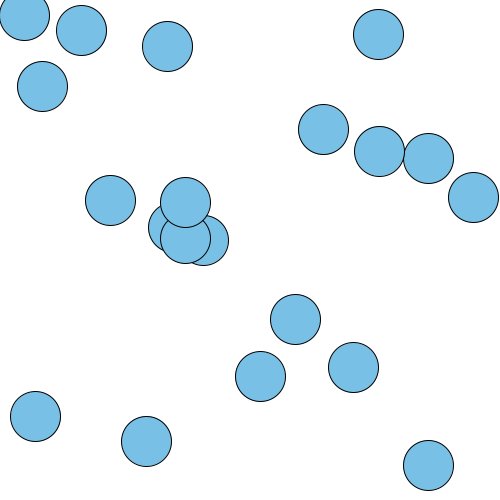
Frame 1 (no input)
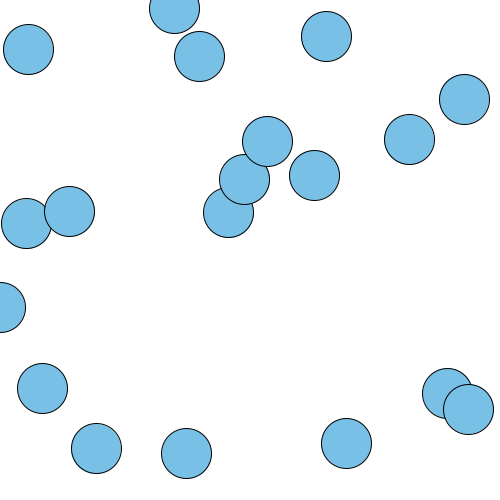
Frame 60 (the mouse pressed at the canvas centre just before this capture)
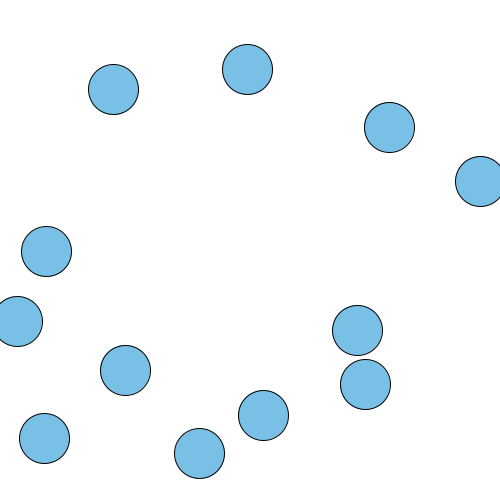
Frame 120 (the mouse held since frame 60 and released just before this capture)

The Processing sketch that drew these frames (run headless with seeded random() and noise(); from frame 60 on, the mouse is pressed at the canvas centre):

// Processing sketch: sketch_08160830_1122_alotof_balls_around
// ── sketch_08160830_1122_alotof_balls_around.pde
class Ball{
 float x,y,vx,vy;
 boolean dead;
 Ball(){//建構同名的東西
 x= random(500);
 y= random(500);
 vx= random(-4,4);
 vy= random(-4,4);
 dead = false;
}
void draw(){
  if (dead==true)return;
  fill(#78C0E5);
  ellipse(x,y,50,50);
 if(dist(mouseX,mouseY,x,y)<50){
   dead=true;
 }
 x= x+vx;
 y=y+vy;
 vy+=0.98;//重力加速度
 
 if(y>500||y<0)vy=-vy;
 if(x>500||x<0)vx=-vx;
}
}
Ball []balls;
void setup(){
  size(500,500);
  balls =new Ball[20];
  for(int i=0;i<20;i++){
    balls[i]= new Ball();
  }
}
void draw(){
  background(255);
  for(int i=0;i<20;i++){
    balls[i].draw();
  }
}
